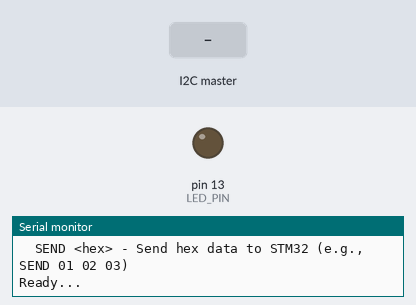
A sketch run on a simulated Arduino Nano, built with avr-gcc and run on an emulated ATmega328P. Parts: output pins drawn as LEDs (lit = HIGH), the last lines printed to the serial monitor. The test bench sets the inputs (shaded band).

Above: at 2.4 s.
2.5 s: the I2C master sends the byte 2
At 6.3 s:
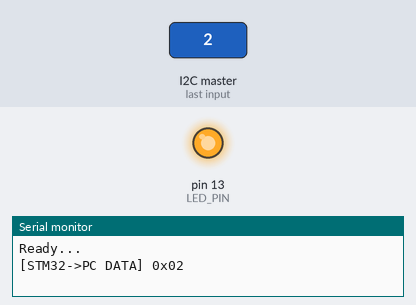
7.0 s: the I2C master sends the byte 0
At 7.5 s:
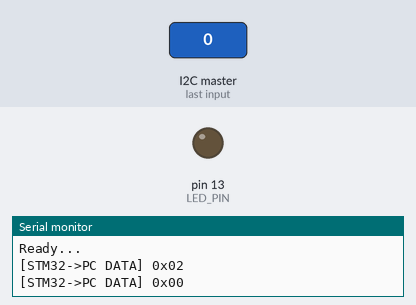
8.5 s: the I2C master sends the byte 5
Timing chart, 0 to 16.0 s (numbered marks = the images above; inputs shaded):
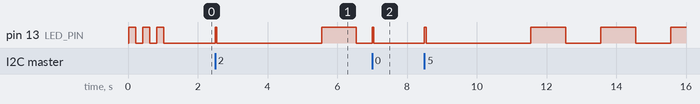

Measured:
- after the input at 7.0 s, pin 13 (LED_PIN): LOW → HIGH after 0.00 s instead of 0.55 s

The sketch:

bridge_V5.ino
```cpp
#include <Wire.h>

// Configuration
#define I2C_SLAVE_ADDRESS     0x50
#define UART_BAUD_RATE        115200
#define LED_PIN               13
#define MAX_I2C_BUFFER        32
#define MAX_UART_BUFFER       64

// Global variables for I2C receive (STM32 -> Arduino -> PC)
uint8_t i2c_rx_buffer[MAX_I2C_BUFFER];
volatile uint8_t i2c_rx_length = 0;
volatile bool i2c_data_received = false;

// Global variables for I2C transmit (PC -> Arduino -> STM32)
uint8_t i2c_tx_buffer[MAX_I2C_BUFFER];
volatile uint8_t i2c_tx_length = 0;
volatile bool i2c_tx_ready = false;

// UART command buffer
char uart_command_buffer[MAX_UART_BUFFER];
uint8_t uart_buffer_pos = 0;

uint32_t message_counter = 0;

// Statistics
struct Statistics {
  uint32_t messages_received_from_stm32;
  uint32_t messages_sent_to_pc;
  uint32_t messages_received_from_pc;
  uint32_t messages_sent_to_stm32;
  uint32_t errors;
  uint32_t last_message_time;
} stats = {0};

void setup() {
  // Initialize Serial communication
  Serial.begin(UART_BAUD_RATE);

  // Initialize I2C as slave
  Wire.begin(I2C_SLAVE_ADDRESS);
  Wire.onReceive(onI2CReceive);
  Wire.onRequest(onI2CRequest);

  // Initialize LED
  pinMode(LED_PIN, OUTPUT);
  digitalWrite(LED_PIN, LOW);

  // Clear buffers
  memset(uart_command_buffer, 0, MAX_UART_BUFFER);
  uart_buffer_pos = 0;

  // Startup message
  Serial.println("=== Arduino Nano Bi-directional I2C-UART Bridge ===");
  Serial.println("Version 3.0 - Full duplex communication");
  Serial.print("I2C Address: 0x");
  Serial.println(I2C_SLAVE_ADDRESS, HEX);
  Serial.print("UART Baud: ");
  Serial.println(UART_BAUD_RATE);
  Serial.println("Commands:");
  Serial.println("  STATUS - Show bridge status");
  Serial.println("  RESET - Reset statistics");
  Serial.println("  PING - Test bridge");
  Serial.println("  INFO - Show system info");
  Serial.println("  SEND <hex> - Send hex data to STM32 (e.g., SEND 01 02 03)");
  Serial.println("Ready...");

  // Startup LED sequence
  for (int i = 0; i < 3; i++) {
    digitalWrite(LED_PIN, HIGH);
    delay(200);
    digitalWrite(LED_PIN, LOW);
    delay(200);
  }
}

void loop() {
  // Check if I2C data was received from STM32
  if (i2c_data_received) {
    noInterrupts();
    i2c_data_received = false;
    interrupts();

    // Process received I2C message and forward to PC
    processI2CMessage();

    // Activity LED
    digitalWrite(LED_PIN, HIGH);
    delay(50);
    digitalWrite(LED_PIN, LOW);

    stats.messages_received_from_stm32++;
    stats.last_message_time = millis();
  }

  // Check for incoming UART commands from PC
  if (Serial.available()) {
    processUARTInput();
  }

  // Status update every 10 seconds
  static uint32_t last_status = 0;
  if (millis() - last_status > 10000) {
    sendStatus();
    last_status = millis();
  }

  // Heartbeat LED if no activity
  static uint32_t last_heartbeat = 0;
  if (millis() - stats.last_message_time > 3000) {
    if (millis() - last_heartbeat > 1000) {
      digitalWrite(LED_PIN, !digitalRead(LED_PIN));
      last_heartbeat = millis();
    }
  }
}

/**
 * I2C receive event handler (STM32 -> Arduino)
 */
void onI2CReceive(int bytes) {
  i2c_rx_length = 0;

  // Read all available bytes
  while (Wire.available() && i2c_rx_length < MAX_I2C_BUFFER) {
    i2c_rx_buffer[i2c_rx_length++] = Wire.read();
  }

  // Set flag to process in main loop
  if (i2c_rx_length > 0) {
    i2c_data_received = true;
  }
}

/**
 * I2C request event handler (Arduino -> STM32)
 * STM32 is requesting data from Arduino
 */
void onI2CRequest() {
  if (i2c_tx_ready && i2c_tx_length > 0) {
    // Send queued data to STM32
    Wire.write(i2c_tx_buffer, i2c_tx_length);

    // Clear the buffer after sending
    i2c_tx_ready = false;
    i2c_tx_length = 0;
    stats.messages_sent_to_stm32++;
  } else {
    // Send status byte if no data queued
    uint8_t status = 0x00;
    if (stats.messages_received_from_stm32 > 0) status |= 0x01;
    if (millis() - stats.last_message_time < 1000) status |= 0x02;

    Wire.write(status);
  }
}

/**
 * Process I2C message received from STM32 and send to PC via UART
 */
void processI2CMessage() {
  if (i2c_rx_length < 1) {
    stats.errors++;
    return;
  }

  // Check message type based on first byte or length
  if (i2c_rx_length == 2 && i2c_rx_buffer[0] == 0x01) {
    // Mode message
    Serial.print("[STM32->PC MODE] ");
    Serial.print((char)i2c_rx_buffer[1]);
    Serial.println();
  }
  else if (i2c_rx_length >= 7) {
    // Seat status message
    uint16_t height = (i2c_rx_buffer[1] << 8) | i2c_rx_buffer[0];
    uint16_t slide = (i2c_rx_buffer[3] << 8) | i2c_rx_buffer[2];
    uint16_t incline = (i2c_rx_buffer[5] << 8) | i2c_rx_buffer[4];
    uint8_t mode = i2c_rx_buffer[6];
    uint8_t state = (i2c_rx_length > 7) ? i2c_rx_buffer[7] : 0;

    Serial.print("[STM32->PC SEAT_STATUS] H=");
    Serial.print(height);
    Serial.print(" S=");
    Serial.print(slide);
    Serial.print(" I=");
    Serial.print(incline);
    Serial.print(" Mode=");
    Serial.print((char)mode);
    Serial.print(" State=");
    Serial.println(state);
  }
  else {
    // Generic message - print as hex
    Serial.print("[STM32->PC DATA] ");
    for (int i = 0; i < i2c_rx_length; i++) {
      Serial.print("0x");
      if (i2c_rx_buffer[i] < 0x10) Serial.print("0");
      Serial.print(i2c_rx_buffer[i], HEX);
      Serial.print(" ");
    }
    Serial.println();
  }

  stats.messages_sent_to_pc++;
}

/**
 * Process incoming UART input from PC
 */
void processUARTInput() {
  while (Serial.available()) {
    char c = Serial.read();

    if (c == '\n' || c == '\r') {
      if (uart_buffer_pos > 0) {
        uart_command_buffer[uart_buffer_pos] = '\0';
        processUARTCommand();
        uart_buffer_pos = 0;
        memset(uart_command_buffer, 0, MAX_UART_BUFFER);
      }
    } else if (uart_buffer_pos < MAX_UART_BUFFER - 1) {
      uart_command_buffer[uart_buffer_pos++] = c;
    }
  }
}

/**
 * Process complete UART commands from PC
 */
void processUARTCommand() {
  // Convert to uppercase for easier parsing
  for (int i = 0; uart_command_buffer[i]; i++) {
    if (uart_command_buffer[i] >= 'a' && uart_command_buffer[i] <= 'z') {
      uart_command_buffer[i] = uart_command_buffer[i] - 'a' + 'A';
    }
  }

  if (strncmp(uart_command_buffer, "STATUS", 6) == 0) {
    sendStatus();
  }
  else if (strncmp(uart_command_buffer, "RESET", 5) == 0) {
    stats.messages_received_from_stm32 = 0;
    stats.messages_sent_to_pc = 0;
    stats.messages_received_from_pc = 0;
    stats.messages_sent_to_stm32 = 0;
    stats.errors = 0;
    Serial.println("[PC->STM32] Statistics reset");
  }
  else if (strncmp(uart_command_buffer, "PING", 4) == 0) {
    Serial.println("[PC->STM32] PONG - Bridge alive");
  }
  else if (strncmp(uart_command_buffer, "INFO", 4) == 0) {
    Serial.println("[PC->STM32] Arduino Nano I2C-UART Bridge v3.0");
    Serial.print("Uptime: ");
    Serial.print(millis() / 1000);
    Serial.println(" seconds");
    Serial.print("I2C Address: 0x");
    Serial.println(I2C_SLAVE_ADDRESS, HEX);
  }
  else if (strncmp(uart_command_buffer, "SEND ", 5) == 0) {
    processSendCommand(&uart_command_buffer[5]);
  }
  else {
    Serial.print("[ERROR] Unknown command: ");
    Serial.println(uart_command_buffer);
    Serial.println("Available commands: STATUS, RESET, PING, INFO, SEND <hex>");
  }

  stats.messages_received_from_pc++;
}

/**
 * Process SEND command to queue data for STM32
 */
void processSendCommand(char* hex_data) {
  // Check if previous message is still pending
  noInterrupts();
  bool tx_busy = i2c_tx_ready;
  interrupts();

  if (tx_busy) {
    Serial.println("[PC->STM32 ERROR] Previous message still pending, try again later");
    return;
  }

  // Parse hex data
  uint8_t temp_buffer[MAX_I2C_BUFFER];
  uint8_t temp_length = 0;

  char* token = hex_data;
  while (*token && temp_length < MAX_I2C_BUFFER) {
    // Skip whitespace
    while (*token == ' ' || *token == '\t') token++;

    if (!*token) break;

    // Parse hex byte
    uint8_t byte_val = 0;
    for (int i = 0; i < 2 && *token; i++) {
      byte_val <<= 4;
      if (*token >= '0' && *token <= '9') {
        byte_val |= (*token - '0');
      } else if (*token >= 'A' && *token <= 'F') {
        byte_val |= (*token - 'A' + 10);
      } else if (*token >= 'a' && *token <= 'f') {
        byte_val |= (*token - 'a' + 10);
      } else {
        Serial.print("[PC->STM32 ERROR] Invalid hex character: ");
        Serial.println(*token);
        return;
      }
      token++;
    }

    temp_buffer[temp_length++] = byte_val;
  }

  if (temp_length == 0) {
    Serial.println("[PC->STM32 ERROR] No valid hex data provided");
    return;
  }

  // Copy to I2C TX buffer with interrupt protection
  noInterrupts();
  memcpy(i2c_tx_buffer, temp_buffer, temp_length);
  i2c_tx_length = temp_length;
  i2c_tx_ready = true;
  interrupts();

  // Confirm queued
  Serial.print("[PC->STM32] Queued ");
  Serial.print(temp_length);
  Serial.print(" bytes: ");
  for (int i = 0; i < temp_length; i++) {
    Serial.print("0x");
    if (temp_buffer[i] < 0x10) Serial.print("0");
    Serial.print(temp_buffer[i], HEX);
    Serial.print(" ");
  }
  Serial.println("(waiting for STM32 to read)");
}

/**
 * Send status information
 */
void sendStatus() {
  Serial.println("=== Bi-directional Bridge Status ===");
  Serial.print("STM32->PC Messages: ");
  Serial.println(stats.messages_received_from_stm32);
  Serial.print("PC Messages sent: ");
  Serial.println(stats.messages_sent_to_pc);
  Serial.print("PC->STM32 Messages: ");
  Serial.println(stats.messages_received_from_pc);
  Serial.print("STM32 Messages sent: ");
  Serial.println(stats.messages_sent_to_stm32);
  Serial.print("Errors: ");
  Serial.println(stats.errors);
  Serial.print("Last STM32 message: ");
  if (stats.last_message_time > 0) {
    Serial.print(millis() - stats.last_message_time);
    Serial.println(" ms ago");
  } else {
    Serial.println("Never");
  }

  noInterrupts();
  bool tx_pending = i2c_tx_ready;
  uint8_t tx_len = i2c_tx_length;
  interrupts();

  Serial.print("TX Buffer: ");
  if (tx_pending) {
    Serial.print(tx_len);
    Serial.println(" bytes pending");
  } else {
    Serial.println("Empty");
  }

  Serial.print("Free RAM: ");
  Serial.println(getFreeRam());
  Serial.print("I2C Status: ");
  Serial.println((millis() - stats.last_message_time < 5000) ? "Active" : "Idle");
}

/**
 * Get available RAM
 */
int getFreeRam() {
  extern int __heap_start, *__brkval;
  int v;
  return (int) &v - (__brkval == 0 ? (int) &__heap_start : (int) __brkval);
}
```
